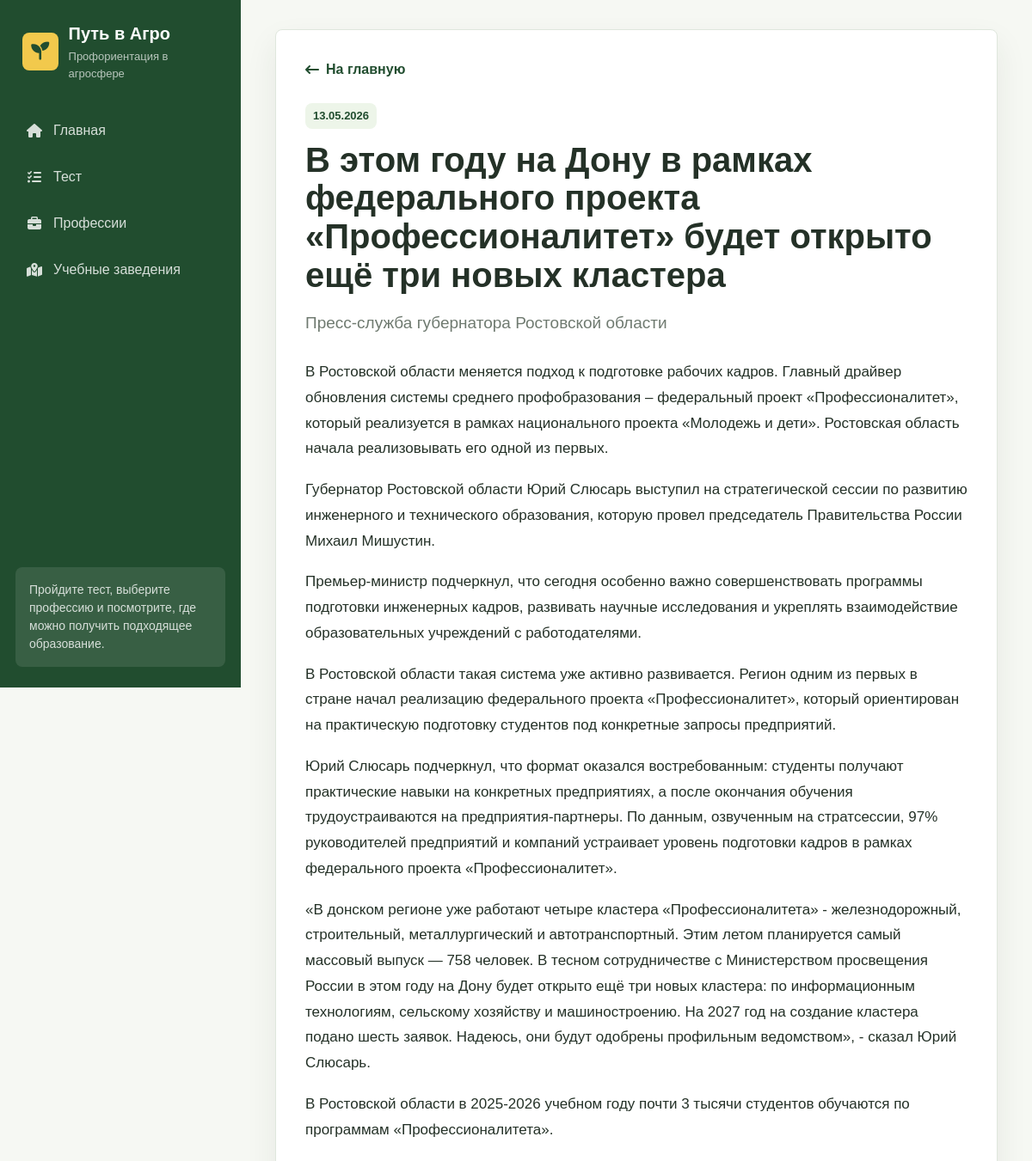
The app's page /article/1/ with its own data.
### main/models.py (models this page shows, shortened)
class Article(models.Model):
    title = models.CharField("Заголовок", max_length=200)
    anons = models.CharField("Краткое описание", max_length=250,null=True,blank=True)
    full_text = models.TextField("Текст статьи")
    created_at = models.DateTimeField("Дата публикации",null=True,blank=True)
    is_published = models.BooleanField("Опубликовано", default=True)
    class Meta:
        verbose_name = "Статья"
        verbose_name_plural = "Статьи"
        ordering = ["-created_at"]

### main/views.py (the view)
# urls.py: path('article/<int:article_id>/', views.article_detail, name='article_detail'),
def article_detail(request, article_id):
    article = get_object_or_404(Article, id=article_id, is_published=True)
    return render(request, 'main/article_detail.html', {
        'article': article,
    })

### main/templates/main/article_detail.html (shortened to what this page needs)
{% extends 'main/layout.html' %}
{% block content %}
<div class="page">
    <article class="article-view">
        <a class="back-link" href="{% url 'index' %}">
            <i class="fa-solid fa-arrow-left-long"></i>
            На главную
        </a>
        <div class="article-meta">
            <span class="tag">{{ article.created_at|date:"d.m.Y" }}</span>
        </div>
        <h1>{{ article.title }}</h1>
        {% if article.anons %}
            <p class="article-lead">{{ article.anons }}</p>
        {% endif %}
        <div class="article-body">
            {{ article.full_text|linebreaks }}
        </div>
    </article>
</div>
{% endblock %}

### main/static/main/css/main.css (style rules this page uses)
:root { --bg: #f6f8f3; --surface: #ffffff; --surface-soft: #edf5e9; --green: #2f6b3f; --green-dark: #214d2f; --accent: #f2c94c; --text: #243127; --muted: #6f7a70; --line: #dfe7dd; --shadow: 0 16px 36px rgba(36, 49, 39, 0.08); }
* { box-sizing: border-box; }
body { margin: 0; font-family: Arial, sans-serif; background: var(--bg); color: var(--text); }
.page { max-width: 1180px; margin: 0 auto; }
.read-link, .back-link { display: inline-flex; align-items: center; gap: 8px; color: var(--green-dark); font-weight: 700; text-decoration: none; }
.article-view { max-width: 840px; margin: 0 auto; padding: 34px; border: 1px solid var(--line); border-radius: 8px; background: var(--surface); box-shadow: var(--shadow); }
.article-meta { margin: 26px 0 14px; }
.article-view h1 { margin: 0 0 18px; font-size: 40px; line-height: 1.12; font-weight: 800; }
.article-lead { margin: 0 0 28px; color: var(--muted); font-size: 19px; line-height: 1.55; }
.article-body { color: var(--text); font-size: 17px; line-height: 1.75; }
.article-body p { margin: 0 0 18px; }
.tag { display: inline-flex; align-items: center; min-height: 28px; padding: 5px 9px; border-radius: 8px; background: var(--surface-soft); color: var(--green-dark); font-size: 13px; font-weight: 700; }

### records on screen
Article: created_at "13.05.2026", title "В этом году на Дону в рамках федерального проекта «Профессионалитет» будет открыто ещё три новых кластера", anons "Пресс-служба губернатора Ростовской области", full_text "В Ростовской области меняется подход к подготовке рабочих кадров. Главный драйвер обновления системы среднего профобразования – федеральный проект «Профессионалитет», который реализуется в рамках национального проекта «Молодежь и дети». Ростовская область начала реализовывать его одной из первых. Губернатор Ростовской области Юрий Слюсарь выступил на стратегической сессии по развитию инженерного и технического образования, которую провел председатель Правительства России Михаил Мишустин. Премьер-министр подчеркнул, что сегодня особенно важно совершенствовать программы подготовки инженерных кадров, развивать научные исследования и укреплять взаимодействие образовательных учреждений с…"
